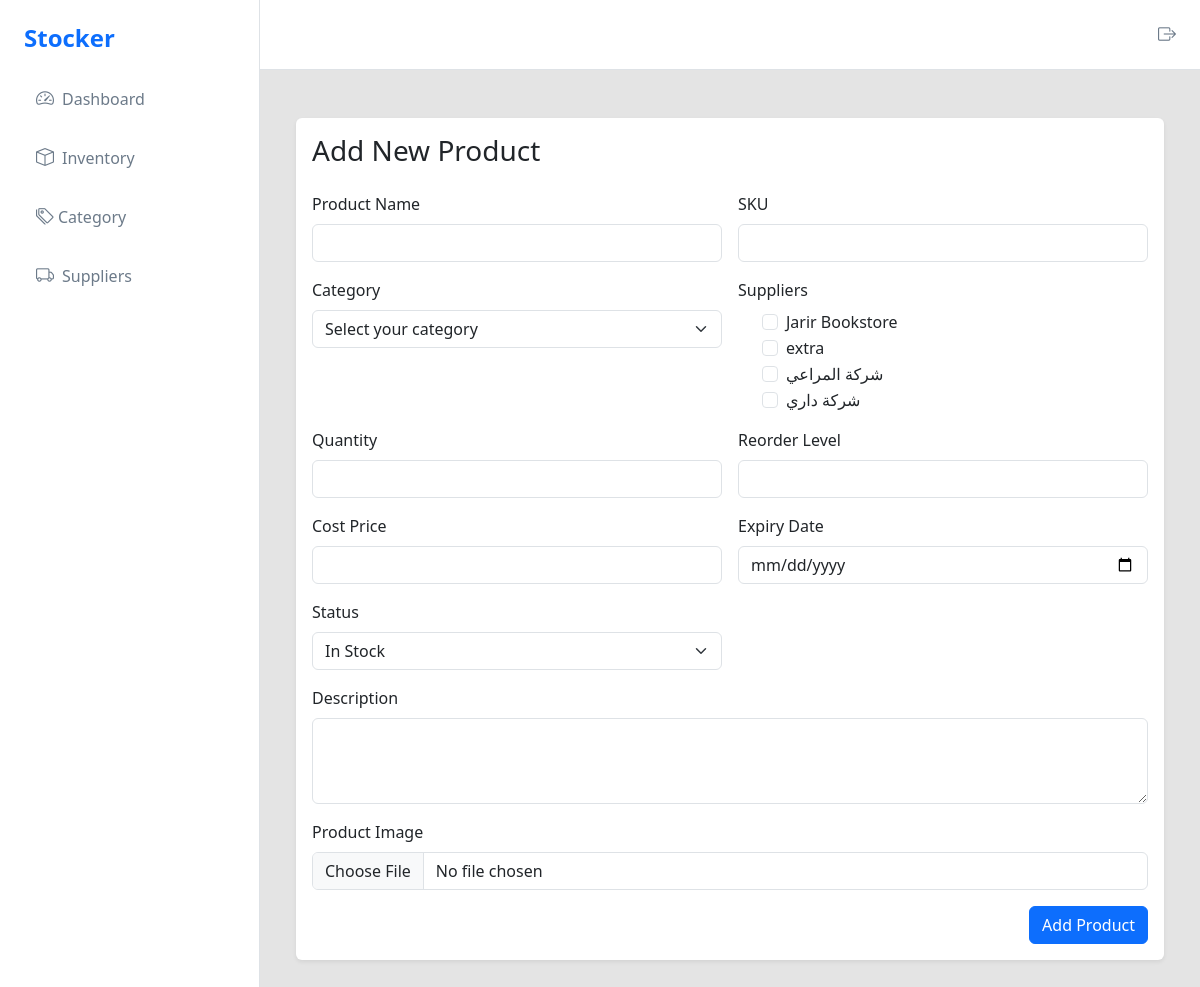
/inventory/add/product/ (signed in), run on the app's committed database.
### product/models.py (models this page shows, shortened)
class Supplier(models.Model):
    name = models.CharField(max_length=255, unique=True)
    phone = models.CharField(max_length=50, blank=True, null=True)
    email = models.EmailField(blank=True, null=True)
    website = models.URLField(blank=True, null=True)
    image = models.ImageField(upload_to='images/', blank=True, null=True)
    created_at = models.DateTimeField(auto_now_add=True)
    updated_at = models.DateTimeField(auto_now=True)

### product/views.py (the view, shortened to what this page needs)
# urls.py: path("add/product/", views.add_product_view , name="add_product_view"),
@login_required
def add_product_view(request: HttpRequest):
    suppliers = Supplier.objects.all()
    categories = Category.objects.all()
    today = date.today().isoformat()
    return render(request, 'products/add_product.html', {'today_date': today, 'suppliers': suppliers, 'categories': categories})

### product/templates/products/add_product.html (shortened to what this page needs)
{% extends 'main/base.html' %}
{% load static %}
{% block main %}
<div class="container py-4">
    <div class="card shadow-sm border-0">
        <div class="card-body">
            <h3 class="mb-4">Add New Product</h3>
            <form method="post" enctype="multipart/form-data" class="row g-3">
                <div class="col-md-6">
                    <label for="name" class="form-label">Product Name</label>
                    <input type="text" name="name" id="name" class="form-control" required>
                </div>
                <div class="col-md-6">
                    <label for="sku" class="form-label">SKU</label>
                    <input type="text" name="sku" id="sku" class="form-control" required>
                </div>
                <div class="col-md-6">
                    <label for="category" class="form-label">Category</label>
                    <select name="category" id="category" class="form-select" required>
                        <option value="" disabled selected>Select your category</option>
                    </select>
                </div>
                <div class="col-md-6">
                    <label class="form-label">Suppliers</label>
                    <div class="form-check" style="max-height: 100px; overflow-y: auto;">
                        {% for supplier in suppliers %}
                        <div class="form-check">
                            <input class="form-check-input" type="checkbox" name="supplier" id="supplier_{{ supplier.id }}" value="{{ supplier.id }}">
                            <label class="form-check-label" for="supplier_{{ supplier.id }}">{{ supplier.name }}</label>
                        </div>
                        {% endfor %}
                    </div>
                </div>
                <div class="col-md-6">
                    <label for="quantity" class="form-label">Quantity</label>
                    <input type="number" name="quantity" id="quantity" class="form-control" required>
                </div>
                <div class="col-md-6">
                    <label for="reorder_level" class="form-label">Reorder Level</label>
                    <input type="number" name="reorder_level" id="reorder_level" class="form-control" required>
                </div>
                <div class="col-md-6">
                    <label for="cost_price" class="form-label">Cost Price</label>
                    <input type="number" step="0.01" name="cost_price" id="cost_price" class="form-control" required>
                </div>
                <div class="col-md-6">
                    <label for="expiry_date" class="form-label">Expiry Date</label>
                    <input type="date" name="expiry_date" id="expiry_date" class="form-control" min="{{ today_date }}">
                </div>
                <div class="col-md-6">
                    <label for="status" class="form-label">Status</label>
                    <select name="stock_status" id="stock_status" class="form-select">
                        <option value="in_stock" {% if product.stock_status == 'in_stock' %}selected{% endif %}>In Stock</option>
                    </select>
                </div>
                <div class="col-12">
                    <label for="description" class="form-label">Description</label>
                    <textarea name="description" id="description" class="form-control" rows="3"></textarea>
                </div>
                <div class="col-12">
                    <label for="image" class="form-label">Product Image</label>
                    <input type="file" name="image" id="image" class="form-control" required>
                </div>
                <div class="col-12 text-end">
                    <button type="submit" class="btn btn-primary">Add Product</button>
                </div>
            </form>
        </div>
    </div>
</div>
{% endblock %}

### main/static/css/style.css (style rules this page uses)
body { font-family: 'Inter', sans-serif; background-color: rgb(228, 228, 228) !important; }
.card { border-radius: 10px; }
body { font-family: "Inter", system-ui, sans-serif; }

### data on the page
Supplier: name "Jarir Bookstore"
Supplier: name "extra"
Supplier: name "شركة المراعي"
Supplier: name "شركة داري"
